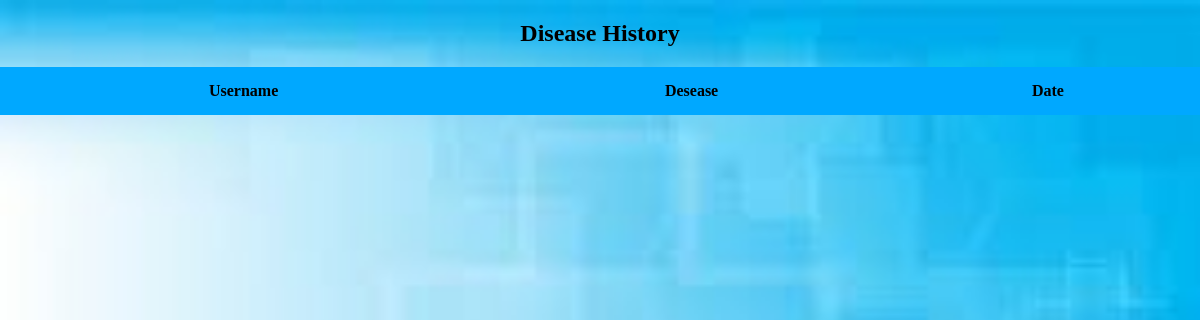
The app's page /doctor/profile/history, older data.
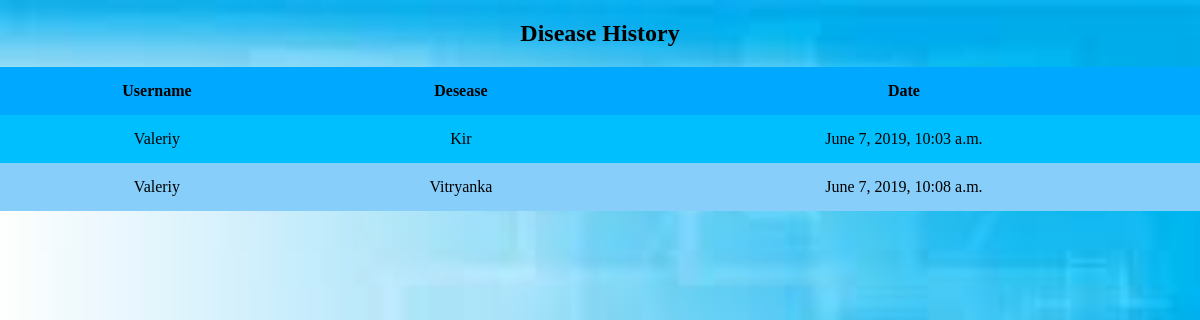
The same page, newer data.
### Doctor/models.py (models this page shows)
class History(models.Model):
    username = models.CharField(max_length=150)
    desease = models.CharField(max_length=150)
    date = models.DateTimeField(auto_now_add=True)

### Doctor/views.py (the view)
# urls.py: path('profile/history', views.history),
def history(request):
    history = History.objects.all()
    args = {'user': request.user}
    return render(request, 'history.html', context={'history': history, 'args' : args})

### templates/history.html (shortened to what this page needs)
{% load static from staticfiles %}
<!DOCTYPE html>
<html lang="en">
<head>
</head>
<body background="{% static 'historyback.jpg' %}">
<!DOCTYPE html>
<html>
<head>
</head>
<body>
<h2><center>Disease History</center></h2>
<table id="t01">
  <tr>
      <th><center>Username</center></th>
    <th><center>Desease</center></th>
    <th><center>Date</center></th>
  </tr>
    {% block content %}
      {% for h in history %}
  <tr>
    <td><center>{{ h.username}}</center></td>
    <td><center>{{ h.desease }}</center></td>
    <td><center>{{ h.date }}</center></td>
  </tr>
    {% endfor %}
{% endblock %}
</table>
</body>
</html>
</body>
</html>

Row changes from the older to the newer data that the page shows:
added History: username "Valeriy", desease "Kir", date "June 7, 2019, 10:03 a.m."
added History: username "Valeriy", desease "Vitryanka", date "June 7, 2019, 10:08 a.m."
